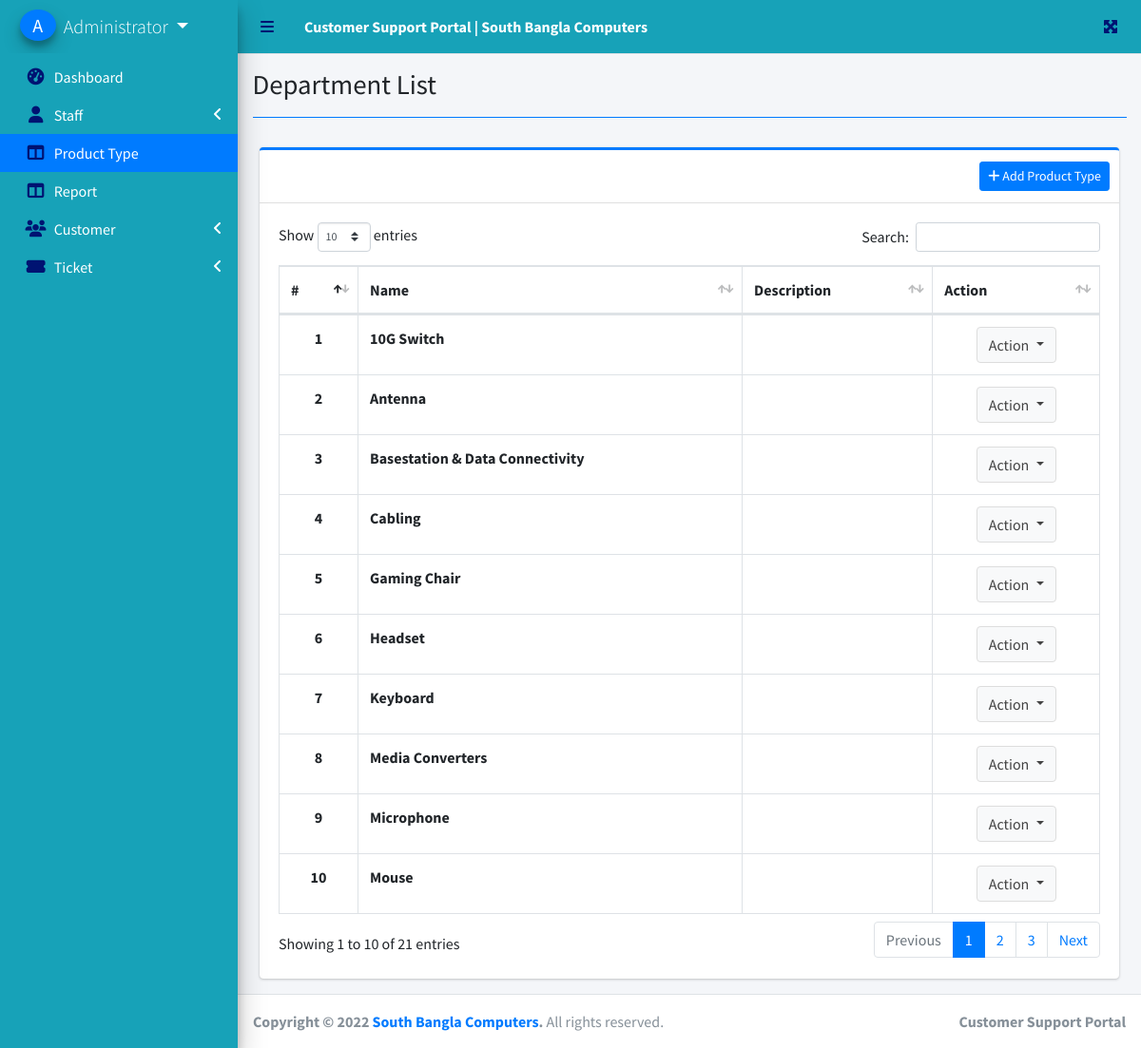
The page /index.php?page=department_list (signed in) on the database its author committed.
### tables this page shows
CREATE TABLE `departments` (
  `id` int(30) NOT NULL,
  `name` text NOT NULL,
  `description` text NOT NULL,
  `date_created` datetime NOT NULL DEFAULT current_timestamp()
);

### department_list.php (the view, shortened to what this page needs)
<?php include'db_connect.php' ?>
<div class="col-lg-12">
	<div class="card card-outline card-primary">
		<div class="card-header">
			<div class="card-tools">
				<button class="btn btn-sm btn-primary btn-block" type='button' id="new_department"><i class="fa fa-plus"></i> Add Product Type</button>
			</div>
		</div>
		<div class="card-body">
			<table class="table tabe-hover table-bordered" id="list">
				<thead>
					<tr>
						<th>#</th>
						<th>Name</th>
						<th>Description</th>
						<th>Action</th>
					</tr>
				</thead>
				<tbody>
					<?php
					$i = 1;
					$qry = $conn->query("SELECT * FROM departments order by  name asc");
					while($row= $qry->fetch_assoc()):
					?>
					<tr>
						<th class="text-center"><?php echo $i++ ?></th>
						<td><b><?php echo ucwords($row['name']) ?></b></td>
						<td><b><?php echo $row['description'] ?></b></td>
						<td class="text-center ">
							<button type="button" class="btn btn-default dropdown-toggle" data-toggle="dropdown" aria-expanded="true">
		                      Action
		                    </button>
						</td>
					</tr>
				<?php endwhile; ?>
				</tbody>
			</table>
		</div>
	</div>
</div>

### rows shown on the page
departments: name "10G Switch"
departments: name "Antenna"
departments: name "Basestation & Data Connectivity"
departments: name "Cabling"
departments: name "Gaming Chair"
departments: name "Headset"
departments: name "Keyboard"
departments: name "Media Converters"
departments: name "Microphone"
departments: name "Mouse"

### other values the page prints
$_SESSION['login_firstname'].' '.$_SESSION['login_lastname'] "Administrator"
$title "Department List"
